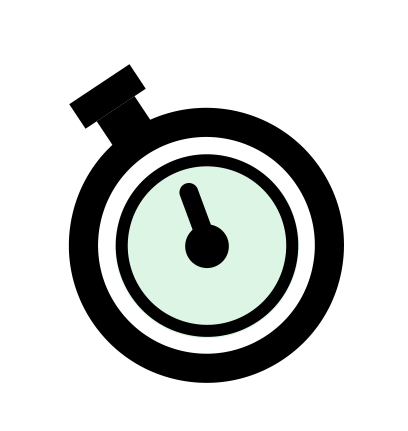
#> input picture data/clock.gif, 408 x 431 px, found by its file name; its folder holds only this picture in this run
$ python -i GUI.py   (imports and definitions only)   (older library calls are emulated)
#> lines starting #> are read from the running program, lines starting #| are printed output that depends on the picture
### src/util.py
import random
import os
import pickle

PROJECTS_PATH = 'data\\projects.pickle'

def loadProjects():
    if not os.path.exists(PROJECTS_PATH):
        with open(PROJECTS_PATH, 'wb') as f:
            pickle.dump({}, f, pickle.HIGHEST_PROTOCOL)
    with open(PROJECTS_PATH, 'rb') as f:
        projects = pickle.load(f)

    return projects

def saveProjects(projects):
    with open(PROJECTS_PATH, 'wb') as f:
        pickle.dump(projects, f, pickle.HIGHEST_PROTOCOL)

# display message based on random
def getMessage():
    messages = ['Another day, another dollar.', 'Great work today! Come back tomorrow (or don\'t, I\'m just a program)', 'Proud of you :)']
    print(messages[random.randint(0, len(messages) - 1)])

# convert seconds into string for writing to file
# [11 lines left out: functions secondsToString, stringToSeconds, not called in this run]

### GUI.py
from collections import defaultdict
import fileinput
from tkinter import *
from tkinter.font import Font
from PIL import Image, ImageTk
from time import sleep
from threading import Thread
import sys
import os
import pickle

from src.util import *

numClicks = 0
projectName = ''
projectTime = ''
newProjectTime = ''
ONE_PROJECT_ERROR = 'Please select only one project!'

def fillListBox(listBox, projects):
    listBox.delete(0, END)
    for project in projects:
        if projects[project] != '':
            listBox.insert(END, '{}, {}'.format(project, projects[project]))

# [49 lines left out: functions save, count_time, increase_clicks, begin, not called in this run]

def raise_frame(frame):
    frame.tkraise()

# [14 lines left out: functions insert_project, delete_project, not called in this run]

def main():
    projects = loadProjects()
    defaultMsg = 'Timer time!'

    root = Tk()
    root.geometry('300x200')
    root.title('Timber')
    root.iconbitmap('data\\clock.ico')

    selection = Frame(root)
    timing = Frame(root)
    list_mod = Frame(root)
    add_project = Frame(root)

    for frame in (selection, timing, list_mod, add_project):
        frame.grid(row=0, column=0, sticky='news')

    message = StringVar()
    time = StringVar()
    message.set(defaultMsg)
    font = Font(size=12)
    timeFont = Font(size=24)

    listyBoxy = Listbox(selection, font=font)
    listyBoxy.pack(side=LEFT)
    addButton = Button(selection, text="+", command=lambda: [raise_frame(add_project), message.set(defaultMsg)])
    addButton.pack(side=BOTTOM)
    delButton = Button(selection, text='-', command=lambda: [message.set(defaultMsg), delete_project(listyBoxy, projects, message)])
    delButton.pack(side=BOTTOM)
    fillListBox(listyBoxy, projects)

    Label(selection, textvariable=message, font=font).pack(side=TOP)

    frame = Image.open('data\\clock.gif', 'r')
#> frame is the input picture: PIL image 408x431 P; mean R, G, B, A 201.3, 203.7, 202, 78
    frame = frame.resize((100,100), Image.ANTIALIAS)
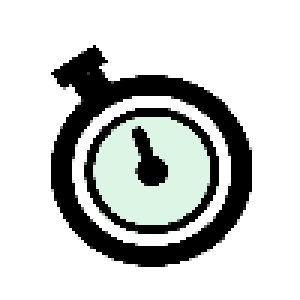
#> frame: PIL image 100x100 P (shown 3 times larger); mean R, G, B, A 201.2, 203.6, 201.9, 77.8; transparent parts drawn white
    frame = ImageTk.PhotoImage(frame)
    Button(selection, image=frame, command=lambda: [begin(listyBoxy, message, time, projects), increase_clicks(message.get()), raise_frame(timing), message.set(defaultMsg)]).pack(side=RIGHT)

    projectName = StringVar()
    Label(add_project, text="Project Name:").pack(side=TOP)
    Entry(add_project, textvariable=projectName).pack(side=LEFT)
    Button(add_project, text="+", command=lambda: [insert_project(projectName.get(), selection, listyBoxy, projects), message.set(defaultMsg)]).pack(side=LEFT)

    Label(timing, textvariable=message, font=font).pack(side=TOP)
    Label(timing, textvariable=time, font=timeFont).pack(side=LEFT)
    Button(timing, image=frame, command=lambda: [begin(listyBoxy, message, time, projects), increase_clicks(message.get()), raise_frame(selection), message.set(defaultMsg)]).pack(side=RIGHT)

    if projects == []:
        raise_frame(add_project)
    else:
        raise_frame(selection)

    root.mainloop()

# [2 lines not run here, left out]

>>> result = main()
